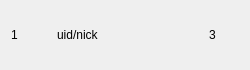
<?xml version="1.0" encoding="UTF-8"?>
<ui version="4.0">
 <class>AddUserItem</class>
 <widget class="QWidget" name="AddUserItem">
  <property name="geometry">
   <rect>
    <x>0</x>
    <y>0</y>
    <width>250</width>
    <height>70</height>
   </rect>
  </property>
  <property name="minimumSize">
   <size>
    <width>250</width>
    <height>70</height>
   </size>
  </property>
  <property name="maximumSize">
   <size>
    <width>250</width>
    <height>70</height>
   </size>
  </property>
  <property name="windowTitle">
   <string>Form</string>
  </property>
  <layout class="QHBoxLayout" name="horizontalLayout">
   <item>
    <widget class="QLabel" name="add_tip">
     <property name="minimumSize">
      <size>
       <width>40</width>
       <height>40</height>
      </size>
     </property>
     <property name="maximumSize">
      <size>
       <width>40</width>
       <height>40</height>
      </size>
     </property>
     <property name="text">
      <string>1</string>
     </property>
    </widget>
   </item>
   <item>
    <widget class="QLabel" name="message_tip">
     <property name="text">
      <string>uid/nick</string>
     </property>
    </widget>
   </item>
   <item>
    <widget class="QLabel" name="right_tip">
     <property name="minimumSize">
      <size>
       <width>30</width>
       <height>30</height>
      </size>
     </property>
     <property name="maximumSize">
      <size>
       <width>30</width>
       <height>30</height>
      </size>
     </property>
     <property name="text">
      <string>3</string>
     </property>
    </widget>
   </item>
  </layout>
 </widget>
 <resources/>
 <connections/>
</ui>
